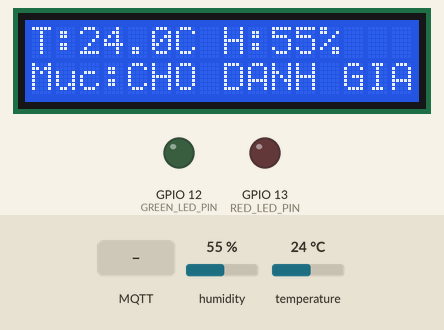
Recording of a sketch running on a simulated ESP8266 (Wemos D1 mini). On the bench: 16×2 character LCD, output pins drawn as LEDs (lit = HIGH). Dashed ring = blinking. The test bench sets the inputs (shaded band); at power-on: humidity 55 %, temperature 24 °C. WiFi joins after 1.5 s; servers stay silent unless stated; no MQTT or app messages arrive unless stated; what the sketch prints to the serial monitor is not drawn.

Above: at 2.8 s.
2.9 s: MQTT message "WARNING" arrives on the first subscribed topic
At 4.15 s:
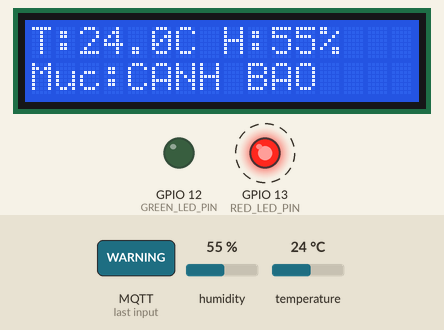
5.9 s: MQTT message "NORMAL" arrives on the first subscribed topic
At 6.9 s:
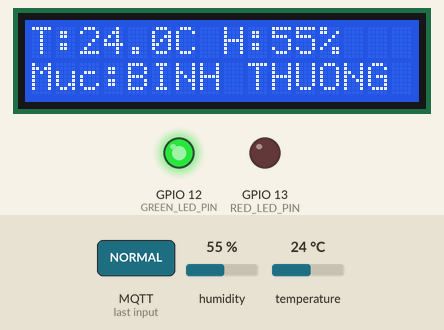
7.4 s: MQTT message "DANGER" arrives on the first subscribed topic
At 7.65 s:
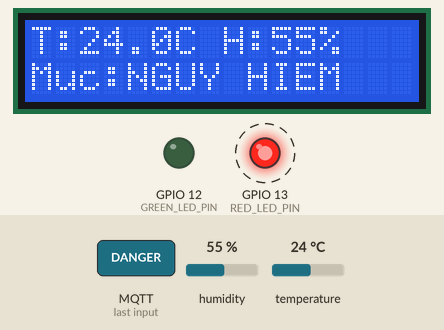
9.2 s: humidity set to 22 %
At 11.75 s:
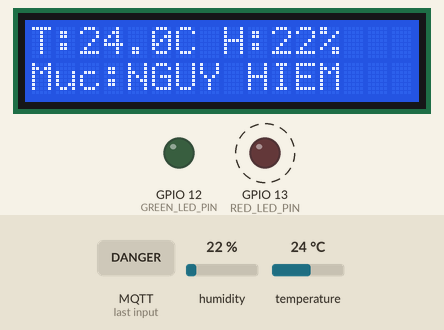
13.2 s: temperature set to 12 °C
At 16.85 s:
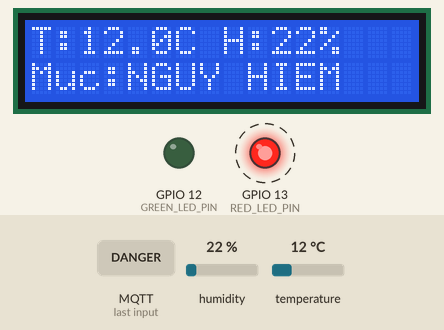
18.1 s: humidity set to 40 %
At 21.85 s:
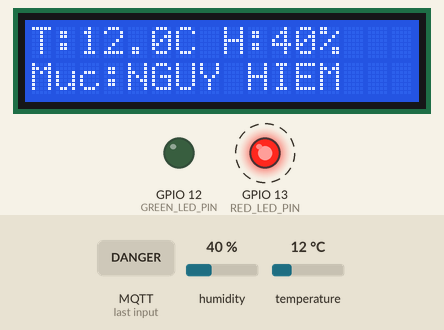
Timing chart, 0 to 24.2 s (numbered marks = the images above; inputs shaded):
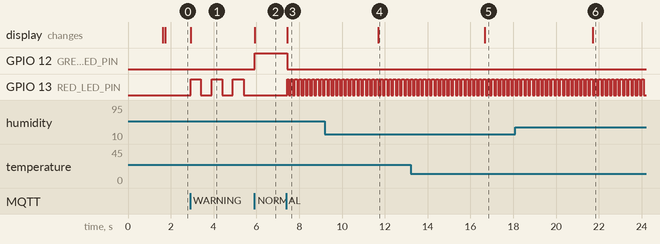

The sketch:

Bai5.ino
```cpp
/**
 * ============================================================================
 * LAB 3 - BÀI 5: GIÁM SÁT NHIỆT ĐỘ, ĐỘ ẨM VỚI CẢNH BÁO NHIỀU MỨC (MQTT)
 * Môn học: Công nghệ Internet of Things Hiện đại - UIT
 *
 * KỊCH BẢN:
 * - Raspberry Pi chạy MQTT Broker (Mosquitto).
 * - Mỗi 5 giây, Wemos đọc DHT11 và publish JSON vào cq/NT532.R12/nhom10/dht/value
 *       {"temperature": 26.0, "humidity": 55.0}
 * - Máy tính (pc/bai5_dht_monitor.py) đánh giá 3 mức rồi publish vào
 *   cq/NT532.R12/nhom10/dht/alert khi mức thay đổi.
 * - Wemos subscribe topic alert và thể hiện:
 *     BÌNH THƯỜNG -> LED xanh sáng liên tục
 *     CẢNH BÁO    -> LED đỏ nhấp nháy chậm (1 Hz)
 *     NGUY HIỂM   -> LED đỏ nhấp nháy nhanh (5 Hz)
 *   LCD hiển thị giá trị đo và tên mức hiện tại.
 *
 * PHẦN CỨNG: 1 Wemos D1, 1 DHT11, 2 LED (xanh, đỏ) + 2 trở 220 Ohm,
 *            1 LCD 16x2 có module I2C.
 *
 * SƠ ĐỒ NỐI DÂY (ghi theo số GPIO, nhãn in trên board xem bảng trong README):
 *   DHT11   : VCC->3V3, GND->GND, DATA->GPIO14 (module 3 chân đã có trở kéo lên)
 *   LED xanh: GPIO12 (qua trở 220 Ohm), LED đỏ: GPIO13 (qua trở 220 Ohm), cathode->GND
 *   LCD I2C : SDA->GPIO4, SCL->GPIO5, VCC->5V, GND->GND
 *
 * THƯ VIỆN: PubSubClient, ArduinoJson 7.x, DHT sensor library (Adafruit)
 *           + Adafruit Unified Sensor, LiquidCrystal_I2C
 * ============================================================================
 */

#include <ESP8266WiFi.h>
#include <PubSubClient.h>
#include <ArduinoJson.h>
#include <DHT.h>
#include <Wire.h>
#include <LiquidCrystal_I2C.h>

const char *WIFI_SSID = "UiTiOt-E3.1";
const char *WIFI_PASS = "UiTiOtAP";

// IP của Raspberry Pi chạy Mosquitto (xem bằng lệnh: hostname -I)
const char *MQTT_BROKER = "192.168.1.20";
const int MQTT_PORT = 1883;
const char *TOPIC_VALUE = "cq/NT532.R12/nhom10/dht/value";
const char *TOPIC_ALERT = "cq/NT532.R12/nhom10/dht/alert";

const int DHT_PIN = 14;
const int DHT_TYPE = DHT11;
const int GREEN_LED_PIN = 12;
const int RED_LED_PIN = 13;
const int LCD_SDA_PIN = 4;
const int LCD_SCL_PIN = 5;

const unsigned long PUBLISH_INTERVAL = 5000;
const unsigned long SLOW_BLINK_INTERVAL = 500;  // 1 Hz: 0.5s sáng, 0.5s tắt
const unsigned long FAST_BLINK_INTERVAL = 100;  // 5 Hz: 0.1s sáng, 0.1s tắt
const unsigned long RECONNECT_INTERVAL = 3000;

enum AlertLevel { LEVEL_UNKNOWN, LEVEL_NORMAL, LEVEL_WARNING, LEVEL_DANGER };

DHT dht(DHT_PIN, DHT_TYPE);
WiFiClient wifiClient;
PubSubClient mqtt(wifiClient);
LiquidCrystal_I2C *lcd = nullptr;

AlertLevel alertLevel = LEVEL_UNKNOWN;
float temperature = NAN;
float humidity = NAN;

unsigned long lastPublishTime = 0;
unsigned long lastBlinkTime = 0;
unsigned long lastReconnectAttempt = 0;
bool redBlinkState = false;

// ============================================================================
// LCD
// ============================================================================
uint8_t detectLcdAddress() {
  const uint8_t candidates[2] = {0x27, 0x3F};
  for (int i = 0; i < 2; i++) {
    Wire.beginTransmission(candidates[i]);
    if (Wire.endTransmission() == 0) {
      return candidates[i];
    }
  }
  return 0x27;
}

void lcdLine(int row, String text) {
  while (text.length() < 16) {
    text += ' ';
  }
  lcd->setCursor(0, row);
  lcd->print(text.substring(0, 16));
}

const char *levelLabel(AlertLevel level) {
  switch (level) {
    case LEVEL_NORMAL: return "BINH THUONG";
    case LEVEL_WARNING: return "CANH BAO";
    case LEVEL_DANGER: return "NGUY HIEM";
    default: return "CHO DANH GIA";
  }
}

void updateLcd() {
  if (isnan(temperature) || isnan(humidity)) {
    lcdLine(0, "Loi cam bien DHT");
  } else {
    lcdLine(0, "T:" + String(temperature, 1) + "C H:" + String(humidity, 0) + "%");
  }
  if (!mqtt.connected()) {
    lcdLine(1, "Mat ket noi MQTT");
  } else {
    lcdLine(1, "Muc:" + String(levelLabel(alertLevel)));
  }
}

// ============================================================================
// ĐÈN BÁO
// ============================================================================
void updateIndicators(unsigned long now) {
  switch (alertLevel) {
    case LEVEL_NORMAL:
      digitalWrite(GREEN_LED_PIN, HIGH);
      digitalWrite(RED_LED_PIN, LOW);
      break;

    case LEVEL_WARNING:
    case LEVEL_DANGER: {
      digitalWrite(GREEN_LED_PIN, LOW);
      unsigned long interval = (alertLevel == LEVEL_WARNING) ? SLOW_BLINK_INTERVAL : FAST_BLINK_INTERVAL;
      if (now - lastBlinkTime >= interval) {
        lastBlinkTime = now;
        redBlinkState = !redBlinkState;
        digitalWrite(RED_LED_PIN, redBlinkState ? HIGH : LOW);
      }
      break;
    }

    default:
      digitalWrite(GREEN_LED_PIN, LOW);
      digitalWrite(RED_LED_PIN, LOW);
      break;
  }
}

// ============================================================================
// MQTT
// ============================================================================
AlertLevel parseLevel(const String &name) {
  if (name == "NORMAL") return LEVEL_NORMAL;
  if (name == "WARNING") return LEVEL_WARNING;
  if (name == "DANGER") return LEVEL_DANGER;
  return LEVEL_UNKNOWN;
}

// Bản tin alert dạng JSON {"level": "WARNING", ...} (chấp nhận cả chuỗi trơn "WARNING")
void onMqttMessage(char *topic, byte *payload, unsigned int length) {
  String levelName;
  JsonDocument doc;
  if (deserializeJson(doc, payload, length) == DeserializationError::Ok && doc["level"].is<const char *>()) {
    levelName = doc["level"].as<String>();
  } else {
    for (unsigned int i = 0; i < length; i++) {
      levelName += (char)payload[i];
    }
  }
  levelName.trim();
  levelName.toUpperCase();

  AlertLevel level = parseLevel(levelName);
  Serial.print("[MQTT] ");
  Serial.print(topic);
  Serial.print(" -> ");
  Serial.println(levelName);
  if (level == LEVEL_UNKNOWN) {
    Serial.println("[MQTT] Muc canh bao khong hop le, bo qua");
    return;
  }

  alertLevel = level;
  // Đổi mức thì đèn đỏ bắt đầu chu kỳ nháy mới ngay lập tức
  lastBlinkTime = 0;
  redBlinkState = false;
  updateLcd();
}

bool connectMqtt() {
  String clientId = "nhom10-bai5-wemos-" + String(ESP.getChipId(), HEX);
  Serial.print("[MQTT] Ket noi broker ");
  Serial.print(MQTT_BROKER);
  Serial.print("... ");
  if (!mqtt.connect(clientId.c_str())) {
    Serial.print("that bai, rc = ");
    Serial.println(mqtt.state());
    return false;
  }
  Serial.println("thanh cong");
  mqtt.subscribe(TOPIC_ALERT, 1);
  Serial.print("[MQTT] Da subscribe: ");
  Serial.println(TOPIC_ALERT);
  return true;
}

void readAndPublish() {
  float t = dht.readTemperature();
  float h = dht.readHumidity();
  if (isnan(t) || isnan(h)) {
    temperature = NAN;
    humidity = NAN;
    Serial.println("[DHT] Doc cam bien loi, bo qua lan nay");
    updateLcd();
    return;
  }
  temperature = t;
  humidity = h;

  JsonDocument doc;
  doc["temperature"] = round(t * 10) / 10.0;
  doc["humidity"] = round(h * 10) / 10.0;
  String body;
  serializeJson(doc, body);

  if (mqtt.connected()) {
    mqtt.publish(TOPIC_VALUE, body.c_str());
    Serial.print("[MQTT] Publish ");
    Serial.print(TOPIC_VALUE);
    Serial.print(" ");
    Serial.println(body);
  } else {
    Serial.print("[DHT] ");
    Serial.print(body);
    Serial.println(" (chua ket noi MQTT, khong gui)");
  }
  updateLcd();
}

// ============================================================================
// SETUP & LOOP
// ============================================================================
void setup() {
  Serial.begin(115200);
  Serial.println();

  pinMode(GREEN_LED_PIN, OUTPUT);
  pinMode(RED_LED_PIN, OUTPUT);
  digitalWrite(GREEN_LED_PIN, LOW);
  digitalWrite(RED_LED_PIN, LOW);

  dht.begin();

  Wire.begin(LCD_SDA_PIN, LCD_SCL_PIN);
  lcd = new LiquidCrystal_I2C(detectLcdAddress(), 16, 2);
  lcd->init();
  lcd->backlight();
  lcdLine(0, "Ket noi WiFi...");
  lcdLine(1, WIFI_SSID);

  WiFi.mode(WIFI_STA);
  WiFi.begin(WIFI_SSID, WIFI_PASS);
  Serial.print("Ket noi WiFi");
  while (WiFi.status() != WL_CONNECTED) {
    delay(500);
    Serial.print(".");
  }
  Serial.println();
  Serial.print("IP address: ");
  Serial.println(WiFi.localIP());

  mqtt.setServer(MQTT_BROKER, MQTT_PORT);
  mqtt.setCallback(onMqttMessage);
  lcdLine(0, "Ket noi MQTT...");
  lcdLine(1, MQTT_BROKER);
}

void loop() {
  unsigned long now = millis();

  if (!mqtt.connected()) {
    if (lastReconnectAttempt == 0 || now - lastReconnectAttempt >= RECONNECT_INTERVAL) {
      lastReconnectAttempt = now;
      connectMqtt();
      updateLcd();
    }
  } else {
    mqtt.loop();
  }

  if (lastPublishTime == 0 || now - lastPublishTime >= PUBLISH_INTERVAL) {
    lastPublishTime = now;
    readAndPublish();
  }

  updateIndicators(now);
}
```

Measured:
- after the input at 2.9 s, GPIO 13 (RED_LED_PIN): alternates HIGH for 0.50 s and LOW for 0.50 s, starting at once; the display: changes at once (image 1)
- after the input at 5.9 s, GPIO 12 (GREEN_LED_PIN): LOW → HIGH at once; GPIO 13 (RED_LED_PIN): stays LOW (without the input it goes to HIGH after 0.00 s); the display: changes at once (image 2)
- after the input at 7.4 s, GPIO 12 (GREEN_LED_PIN): HIGH → LOW at once; GPIO 13 (RED_LED_PIN): alternates HIGH for 0.10 s and LOW for 0.10 s, starting at once; the display: changes at once (image 3)
- after the input at 9.2 s, the display: changes after 2.5 s (image 4)
- after the input at 13.2 s, the display: changes after 3.5 s (image 5)
- after the input at 18.1 s, the display: changes after 3.6 s (image 6)
